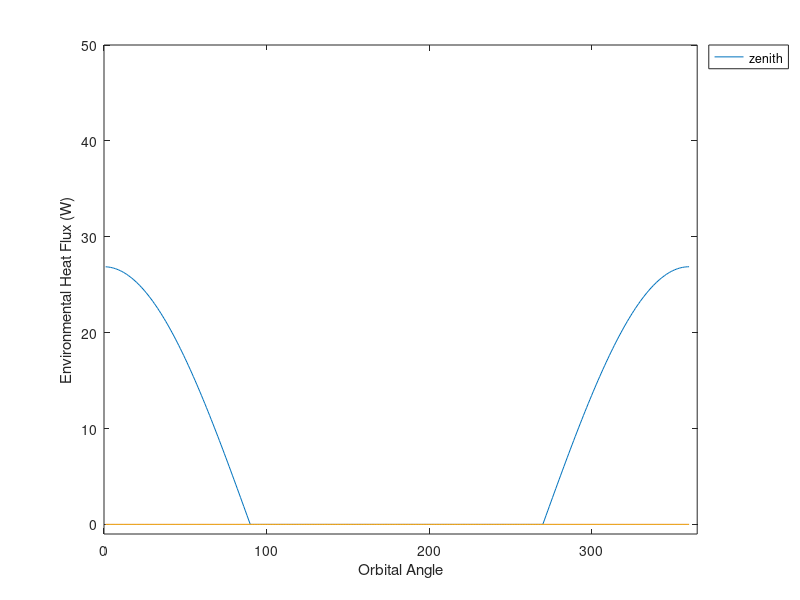
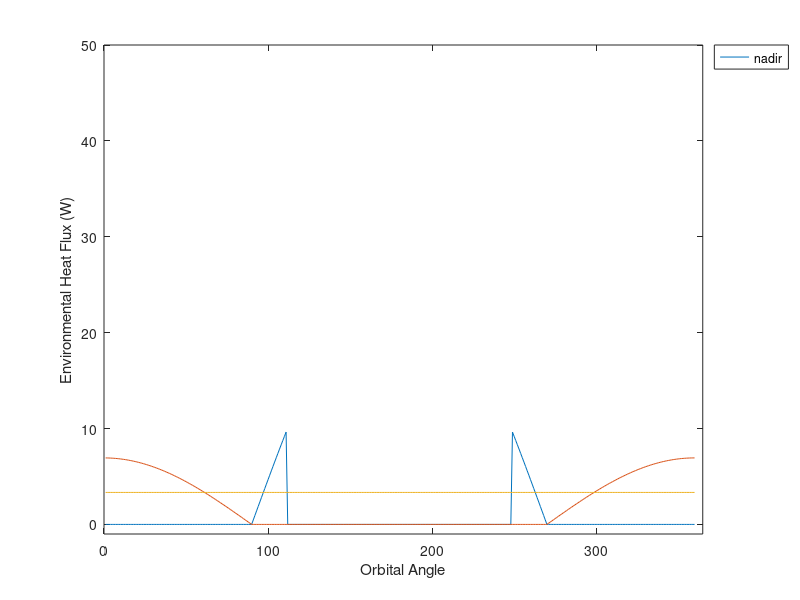
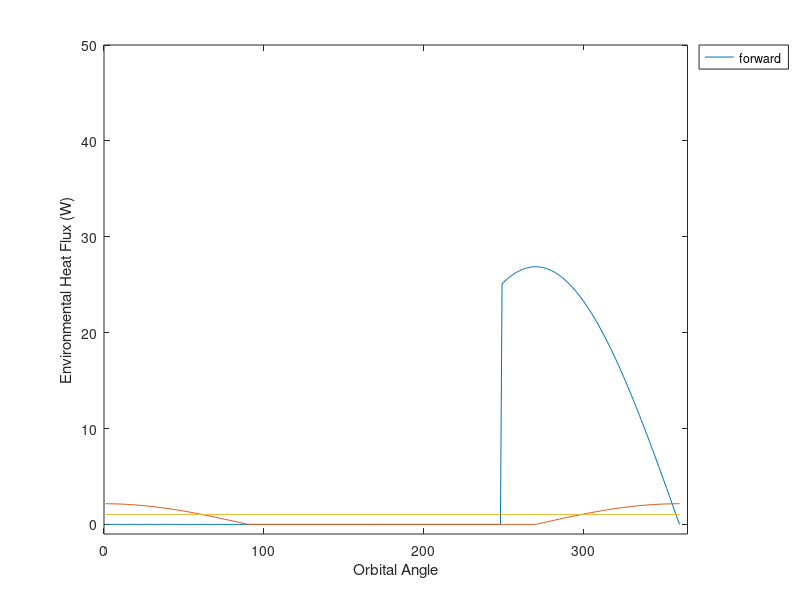
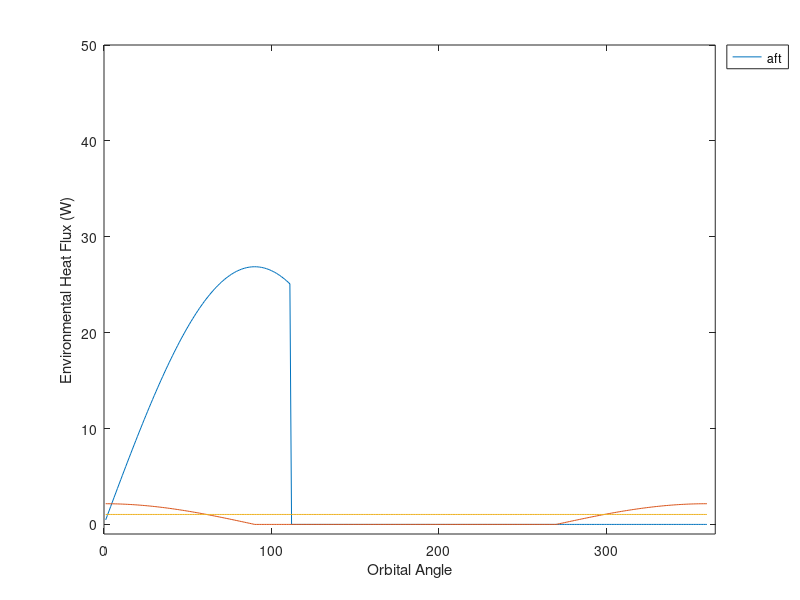

The MATLAB source for these figures, in order: (Note: this script raises an error after producing the figures.)
%%%%%%2U sat heat flux analysis code for particular value of beat , Q_sun,Q_IR%%%%%%%%
%%%%%%%%Different cases can be solved by substituting
%%%%%%%%values%%%%%%%%%%%%%%%%
%%%%%%heat flux an dtemperature calculation%%%%
clc;
clear all;
%%%%%%%%%%%%%%%%%%%%%%%%%%%%%%%%%%%%%%%%%%%%%%%%%%%
%%%%%%%%%%%%%%% Constants %%%%%%%%%%%%%%%%%%%%%%%%%
%%%%%%%%%%%%%%%%%%%%%%%%%%%%%%%%%%%%%%%%%%%%%%%%%%%
Re=6400; %radius of earth
z=500;% distance of satellitre from earth
rho=0.3; % albedo coefficient
Q_sun=1367;%solar constant 
Q_ir=244; % earth Ir
alpha=1; %absorbtivity
emi=0.7;%emmisivity 
sigma=5.67e-8;
beta = 30;%beta angle
theta = 1:360 ;%orbit angle
%%%%%%%%%%%%%%%%%%%%%%%%%%%%%%%%%%%%%%%%%%%%%%%%%%%
%%%%%view factor%%%%
VF_nadir =(Re/(Re+z))^2; % Earth Facing
a=sqrt(1-VF_nadir);
b=2*asin(a);
c=sin(b);
VF_walls = (pi-b-c)/(2*pi); % Perpendicular to nadir
%%%%%%%%%%%%%%%%%%%%%%%%%%%%%%%%%%%%%%%%%%%
theta_entry = 180-asind(Re/(Re+z));
theta_exit = 180+asind(Re/(Re+z));
%%%%%%%%%%%%%%%%%%%%%%%%%%%%%%%%%%%%%%%%%%
%%%%%%%%%%%%%%area%%%%%%%%%%%%%%%%%
AZ = 0.0227;
AN = 0.0227;
AP=0.01;
AF=0.0227;
AS=0.01;
AA=0.0227;
%%%%%%%%%%%%%%%%%%%%%%%%%%%%%%%%%%%%%%%%
%%%%%%%%%%%Q_solar%%%%%%%%%%%%%%%%%%%%
%%%%%%%%%%%%%%%%%%%%%%%%%%%%%%%%%%%%
theta=1:360
Q_solarZ=Q_sun*AZ*cosd(beta)*cosd(theta);%%%%zenith face
for theta =90:270
    Q_solarZ(theta)=0;
end
Q_solarNA= -Q_sun*AN*cosd(beta)*cosd(theta);
for theta=1:360
 if (theta >=90&&theta<theta_entry)
Q_solarNA(theta)= -Q_sun*AN*cosd(beta)*cosd(theta);
else
    Q_solarNA(theta)=0;
 end
end
Q_solarNB= -Q_sun*AN*cosd(beta)*cosd(theta);
for theta=1:360
 if (theta >theta_exit&&theta<=270   )
Q_solarNB(theta)= -Q_sun*AN*cosd(beta)*cosd(theta);
else
    Q_solarNB(theta)=0;
 end
end
Q_solarN=Q_solarNA+Q_solarNB;%%%%%%%%%%%%%%nadir face
Q_solarF=-Q_sun*AF*cosd(beta)*sind(theta);%%%%%%%%%%%%%%forward
for theta=1:360
    if (theta >theta_exit&&theta<=360)
        Q_solarF(theta)=-Q_sun*AF*cosd(beta)*sind(theta);
    else
    Q_solarF(theta)=0;
    end
end
theta=1:360
Q_solarA= Q_sun*AA*cosd(beta)*sind(theta);%%%%%%%%%%%%%%%%%%aft face 
for theta=1:360
    if (theta >=1&&theta<theta_entry)
        Q_solarA(theta)=Q_sun*AA*cosd(beta)*sind(theta);
    else
    Q_solarA(theta)=0;
    end
end

for theta=1:360
if beta>=0
 if (theta <theta_entry||theta>theta_exit)  
Q_solarP(theta)=Q_sun*AP*sind(beta);%%%%%%%%%%%%%%%port face
 else
   Q_solarP(theta)=0;
end
Q_solarS(theta)=0;
elseif beta<0
    Q_solarS=Q_sun*AS*sind(beta);%%%%%%%%%%%%%%%starboard face
 if (theta < theta_entry||theta> theta_exit)  
Q_solarS(theta)=Q_sun*AS*sind(beta);
 else
   Q_solarS(theta)=0;
end
Q_solarP(theta)=0 ;
end
end
%%%%%%%%%%%%%%%%%%%%%%%%%%%%%%%%%%%%%%%%%%%%%%%%%%%%%%%%%%%%%%%%%%%%%%
%%%%%%%%%%%albedo%%%%%%%%%%%%%%%%%%%%%%%%%%
%%%%%%%%%%%%%%%%%%%%%%%%%%%%%%%%%%%%
Q_albedoZ =zeros(1,360);
theta=1:360
Q_albedoN =Q_sun*rho*VF_nadir*alpha*AN*cosd(beta)*cosd(theta);
for  theta= 90:270
    Q_albedoN(theta)=0.0;
end
theta=1:360
Q_albedoF(theta)=Q_sun*rho*VF_walls*alpha*AF*cosd(beta)*cosd(theta);
for  theta= 90:270
    Q_albedoF(theta)=0.0;
end
theta=1:360
Q_albedoA(theta)=Q_sun*rho*VF_walls*alpha*AA*cosd(beta)*cosd(theta);
for  theta= 90:270
    Q_albedoA(theta)=0.0;
end
theta=1:360
Q_albedoP(theta)=Q_sun*rho*VF_walls*alpha*AP*cosd(beta)*cosd(theta);
for  theta= 90:270
    Q_albedoP(theta)=0.0;
end
theta=1:360
Q_albedoS(theta)=Q_sun*rho*VF_walls*alpha*AP*cosd(beta)*cosd(theta);
for  theta= 90:270
    Q_albedoS(theta)=0.0;
end
%%%%%%%%%%%%%%%%%%%%%%%%%%%%IR %%%%%%%%%%%%%%%%%%%%%%%%%%%%%%%%%%%% 
Q_IRZ =zeros(1,360);
Q_IRN= Q_ir*VF_nadir*emi*AN*ones(1,360);
Q_IRF= Q_ir*VF_walls*emi*AF*ones(1,360);
Q_IRA=Q_ir*VF_walls*emi*AA*ones(1,360);
Q_IRP=Q_ir*VF_walls*emi*AP*ones(1,360);
Q_IRS=Q_ir*VF_walls*emi*AS*ones(1,360);

%%%%%%%%%%%%%%%%%%%%%%%%%net flux%%%%%%%%%%%%%%%%%%%%%%%%
theta=1:360
zenith=(Q_solarZ+Q_albedoZ+Q_IRZ); 
nadir=Q_solarN+Q_albedoN+Q_IRN; 
forward=(Q_solarF+Q_albedoF+Q_IRF);
aft=(Q_solarA+Q_albedoA+Q_IRA); 
port=(Q_solarP+Q_albedoP+Q_IRP);
starboard=(Q_solarS+Q_albedoS+Q_IRS);
%%%%%%%%%%%%%%%%%%%%%%%%%Graphs for fluxs%%%%%%%%%%%%%%%%%%%%%%%%%%%%%%%%%%%
figure
plot (theta,Q_solarZ,theta,Q_albedoZ,theta,Q_IRZ);
hleg1 = legend('zenith','Location','NorthEastoutside');
xlabel('Orbital Angle')
ylabel('Environmental Heat Flux (W)')
axis([0 365 -1 50])
figure
plot (theta,Q_solarN,theta,Q_albedoN,theta,Q_IRN);
hleg2 = legend('nadir','Location','NorthEastoutside');
xlabel('Orbital Angle')
ylabel('Environmental Heat Flux (W)')
axis([0 365 -1 50])
figure
plot (theta,Q_solarF,theta,Q_albedoF,theta,Q_IRF);
hleg3 = legend('forward','Location','NorthEastoutside');
xlabel('Orbital Angle')
ylabel('Environmental Heat Flux (W)')
axis([0 365 -1 50])
figure
plot (theta,Q_solarA,theta,Q_albedoA,theta,Q_IRA);
hleg4 = legend('aft','Location','NorthEastoutside');
xlabel('Orbital Angle')
ylabel('Environmental Heat Flux (W)')
axis([0 365 -1 50])
figure
plot (theta,Q_solarP,theta,Q_albedoP,theta,Q_IRP);
hleg5 = legend('port','Location','NorthEastoutside');
xlabel('Orbital Angle')
ylabel('Environmental Heat Flux (W)')
axis([0 365 -1 50])
figure 
plot (theta,Q_solarS,theta,Q_albedoS,theta,Q_IRS);
hleg6 = legend('starboard','Location','NorthEastoutside');
xlabel('Orbital Angle')
ylabel('Environmental Heat Flux (W)')
axis([0 365 -1 50])

figure 
plot(theta,zenith,theta,nadir,theta,forward,theta,aft,theta,port,theta,starboard);
hleg7 = legend('zenith','nadir','forward','aft','port','starboard','Location','NorthEastoutside');
title('Thermal Heat Inputs of 2U sat')
xlabel('Orbital Angle')
ylabel('Environmental Heat Flux (W)')
axis([0 365 -1 50])
%%%%%%%%%%%%%%%%%%%%%%%%temperature calculation for each surface%%%%%%%%%%%%%%%%%%%%%%%%%%%%%%%%%%%%%%%%%%%%%%%%
theta=1:361;
TZ= ((zenith/(emi*AZ*sigma)).^(1/4))-273;
TN= ((nadir/(emi*AN*sigma)).^(1/4))-273;
TF= ((forward/(emi*AF*sigma)).^(1/4))-273;
TA= ((aft/(emi*AA*sigma)).^(1/4))-273;
TP= ((port/(emi*AP*sigma)).^(1/4))-273;
TS= ((starboard/(emi*AS*sigma)).^(1/4))-273;
%%%%%%%%%%%%%%%%%%%%%%%%%%%%%%%%%%graphs for variation of temperature in each face
%%%%%%%%%%%%%%%%%%%%%%%%%%%%%%%%%%%%%%%%%%%%%%%%%%%%%%%%%%%%%%%%%%%%%%%%%%%%%%%%%%%%
figure 
plot(theta,TZ,theta,TN,theta,TF,theta,TA,theta,TP,theta,TS);
hleg8 = legend('zenith','nadir','forward','aft','port','starboard','Location','NorthEastoutside');
title('temperature of 2Usat')
xlabel('Orbital Angle')
ylabel('Environmental Heat Flux (W)')
axis([0 365 -1 50])